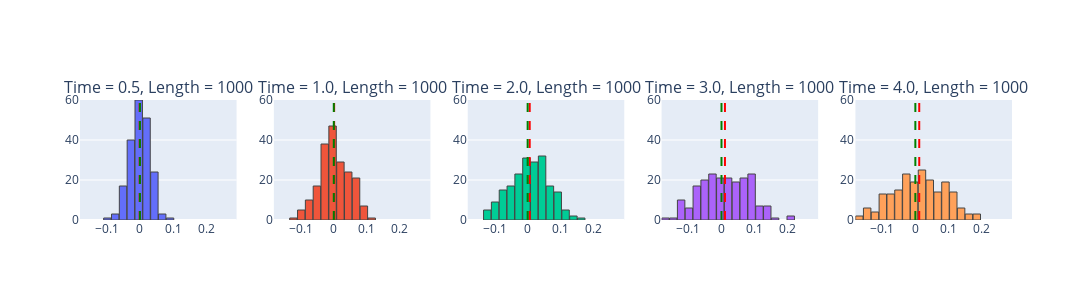

Notebook source saved alongside this figure:
### Code cell
get_histograms2(error_ns_dict_all, theoretical_ns_error_dict)

### Figure 1 — Plotly figure (JSON) as saved in the notebook; plotly's stock layout.template omitted (floating-point values rounded to 4 significant figures; data arrays with more than 128 entries replaced by an {"elided": "..."} marker saying what was removed)
{"data": [{"marker": {"line": {"width": 1}}, "name": "Length 1000, Time 0.5", "type": "histogram", "x": {"elided": "200 float values"}, "xaxis": "x", "xbins": {"end": 0.2922, "size": 0.02367, "start": -0.1812}, "yaxis": "y"}, {"marker": {"line": {"width": 1}}, "name": "Length 1000, Time 1.0", "type": "histogram", "x": {"elided": "200 float values"}, "xaxis": "x2", "xbins": {"end": 0.2922, "size": 0.02367, "start": -0.1812}, "yaxis": "y2"}, {"marker": {"line": {"width": 1}}, "name": "Length 1000, Time 2.0", "type": "histogram", "x": {"elided": "200 float values"}, "xaxis": "x3", "xbins": {"end": 0.2922, "size": 0.02367, "start": -0.1812}, "yaxis": "y3"}, {"marker": {"line": {"width": 1}}, "name": "Length 1000, Time 3.0", "type": "histogram", "x": {"elided": "200 float values"}, "xaxis": "x4", "xbins": {"end": 0.2922, "size": 0.02367, "start": -0.1812}, "yaxis": "y4"}, {"marker": {"line": {"width": 1}}, "name": "Length 1000, Time 4.0", "type": "histogram", "x": {"elided": "200 float values"}, "xaxis": "x5", "xbins": {"end": 0.2922, "size": 0.02367, "start": -0.1812}, "yaxis": "y5"}], "layout": {"annotations": [{"font": {"size": 16}, "showarrow": false, "text": "Time = 0.5, Length = 1000", "x": 0.084, "xanchor": "center", "xref": "paper", "y": 1, "yanchor": "bottom", "yref": "paper"}, {"font": {"size": 16}, "showarrow": false, "text": "Time = 1.0, Length = 1000", "x": 0.292, "xanchor": "center", "xref": "paper", "y": 1, "yanchor": "bottom", "yref": "paper"}, {"font": {"size": 16}, "showarrow": false, "text": "Time = 2.0, Length = 1000", "x": 0.5, "xanchor": "center", "xref": "paper", "y": 1, "yanchor": "bottom", "yref": "paper"}, {"font": {"size": 16}, "showarrow": false, "text": "Time = 3.0, Length = 1000", "x": 0.708, "xanchor": "center", "xref": "paper", "y": 1, "yanchor": "bottom", "yref": "paper"}, {"font": {"size": 16}, "showarrow": false, "text": "Time = 4.0, Length = 1000", "x": 0.916, "xanchor": "center", "xref": "paper", "y": 1, "yanchor": "bottom", "yref": "paper"}], "bargap": 0.05, "height": 300, "shapes": [{"line": {"color": "red", "dash": "dash", "width": 2}, "type": "line", "x0": -0.0008374, "x1": -0.0008374, "xref": "x", "y0": 0, "y1": 1, "yref": "y domain"}, {"line": {"color": "green", "dash": "dash", "width": 2}, "type": "line", "x0": 0, "x1": 0, "xref": "x", "y0": 0, "y1": 1, "yref": "y domain"}, {"line": {"color": "red", "dash": "dash", "width": 2}, "type": "line", "x0": 0.001054, "x1": 0.001054, "xref": "x2", "y0": 0, "y1": 1, "yref": "y2 domain"}, {"line": {"color": "green", "dash": "dash", "width": 2}, "type": "line", "x0": 0, "x1": 0, "xref": "x2", "y0": 0, "y1": 1, "yref": "y2 domain"}, {"line": {"color": "red", "dash": "dash", "width": 2}, "type": "line", "x0": 0.006214, "x1": 0.006214, "xref": "x3", "y0": 0, "y1": 1, "yref": "y3 domain"}, {"line": {"color": "green", "dash": "dash", "width": 2}, "type": "line", "x0": 0, "x1": 0, "xref": "x3", "y0": 0, "y1": 1, "yref": "y3 domain"}, {"line": {"color": "red", "dash": "dash", "width": 2}, "type": "line", "x0": 0.01041, "x1": 0.01041, "xref": "x4", "y0": 0, "y1": 1, "yref": "y4 domain"}, {"line": {"color": "green", "dash": "dash", "width": 2}, "type": "line", "x0": 0, "x1": 0, "xref": "x4", "y0": 0, "y1": 1, "yref": "y4 domain"}, {"line": {"color": "red", "dash": "dash", "width": 2}, "type": "line", "x0": 0.01176, "x1": 0.01176, "xref": "x5", "y0": 0, "y1": 1, "yref": "y5 domain"}, {"line": {"color": "green", "dash": "dash", "width": 2}, "type": "line", "x0": 0, "x1": 0, "xref": "x5", "y0": 0, "y1": 1, "yref": "y5 domain"}], "showlegend": false, "width": 1500, "xaxis": {"anchor": "y", "domain": [0, 0.168], "range": [-0.1812, 0.2922]}, "xaxis2": {"anchor": "y2", "domain": [0.208, 0.376], "range": [-0.1812, 0.2922]}, "xaxis3": {"anchor": "y3", "domain": [0.416, 0.584], "range": [-0.1812, 0.2922]}, "xaxis4": {"anchor": "y4", "domain": [0.624, 0.792], "range": [-0.1812, 0.2922]}, "xaxis5": {"anchor": "y5", "domain": [0.832, 1], "range": [-0.1812, 0.2922]}, "yaxis": {"anchor": "x", "domain": [0, 1], "range": [0, 60]}, "yaxis2": {"anchor": "x2", "domain": [0, 1], "range": [0, 60]}, "yaxis3": {"anchor": "x3", "domain": [0, 1], "range": [0, 60]}, "yaxis4": {"anchor": "x4", "domain": [0, 1], "range": [0, 60]}, "yaxis5": {"anchor": "x5", "domain": [0, 1], "range": [0, 60]}}}
